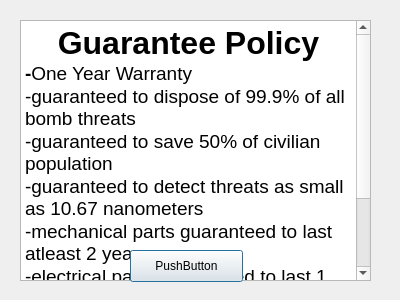
<?xml version="1.0" encoding="UTF-8"?>
<ui version="4.0">
 <class>Guarantee</class>
 <widget class="QDialog" name="Guarantee">
  <property name="geometry">
   <rect>
    <x>0</x>
    <y>0</y>
    <width>400</width>
    <height>300</height>
   </rect>
  </property>
  <property name="windowTitle">
   <string>Dialog</string>
  </property>
  <widget class="QTextBrowser" name="textBrowser">
   <property name="geometry">
    <rect>
     <x>20</x>
     <y>20</y>
     <width>351</width>
     <height>261</height>
    </rect>
   </property>
   <property name="html">
    <string>&lt;!DOCTYPE HTML PUBLIC &quot;-//W3C//DTD HTML 4.0//EN&quot; &quot;http://www.w3.org/TR/REC-html40/strict.dtd&quot;&gt;
&lt;html&gt;&lt;head&gt;&lt;meta name=&quot;qrichtext&quot; content=&quot;1&quot; /&gt;&lt;style type=&quot;text/css&quot;&gt;
p, li { white-space: pre-wrap; }
&lt;/style&gt;&lt;/head&gt;&lt;body style=&quot; font-family:'.Lucida Grande UI'; font-size:13pt; font-weight:400; font-style:normal;&quot;&gt;
&lt;p align=&quot;center&quot; style=&quot; margin-top:0px; margin-bottom:0px; margin-left:0px; margin-right:0px; -qt-block-indent:0; text-indent:0px;&quot;&gt;&lt;span style=&quot; font-size:24pt; font-weight:600;&quot;&gt;Guarantee Policy&lt;/span&gt;&lt;/p&gt;
&lt;p style=&quot; margin-top:0px; margin-bottom:0px; margin-left:0px; margin-right:0px; -qt-block-indent:0; text-indent:0px;&quot;&gt;&lt;span style=&quot; font-size:14pt; font-weight:600;&quot;&gt;-&lt;/span&gt;&lt;span style=&quot; font-size:14pt;&quot;&gt;One Year Warranty&lt;/span&gt;&lt;/p&gt;
&lt;p style=&quot; margin-top:0px; margin-bottom:0px; margin-left:0px; margin-right:0px; -qt-block-indent:0; text-indent:0px;&quot;&gt;&lt;span style=&quot; font-size:14pt;&quot;&gt;-guaranteed to dispose of 99.9% of all bomb threats&lt;/span&gt;&lt;/p&gt;
&lt;p style=&quot; margin-top:0px; margin-bottom:0px; margin-left:0px; margin-right:0px; -qt-block-indent:0; text-indent:0px;&quot;&gt;&lt;span style=&quot; font-size:14pt;&quot;&gt;-guaranteed to save 50% of civilian population&lt;/span&gt;&lt;/p&gt;
&lt;p style=&quot; margin-top:0px; margin-bottom:0px; margin-left:0px; margin-right:0px; -qt-block-indent:0; text-indent:0px;&quot;&gt;&lt;span style=&quot; font-size:14pt;&quot;&gt;-guaranteed to detect threats as small as 10.67 nanometers&lt;/span&gt;&lt;/p&gt;
&lt;p style=&quot; margin-top:0px; margin-bottom:0px; margin-left:0px; margin-right:0px; -qt-block-indent:0; text-indent:0px;&quot;&gt;&lt;span style=&quot; font-size:14pt;&quot;&gt;-mechanical parts guaranteed to last atleast 2 years&lt;/span&gt;&lt;/p&gt;
&lt;p style=&quot; margin-top:0px; margin-bottom:0px; margin-left:0px; margin-right:0px; -qt-block-indent:0; text-indent:0px;&quot;&gt;&lt;span style=&quot; font-size:14pt;&quot;&gt;-electrical parts guaranteed to last 1 year&lt;/span&gt;&lt;/p&gt;
&lt;p style=&quot; margin-top:0px; margin-bottom:0px; margin-left:0px; margin-right:0px; -qt-block-indent:0; text-indent:0px;&quot;&gt;&lt;span style=&quot; font-size:14pt;&quot;&gt;-saving lives: priceless&lt;/span&gt;&lt;/p&gt;
&lt;p style=&quot;-qt-paragraph-type:empty; margin-top:0px; margin-bottom:0px; margin-left:0px; margin-right:0px; -qt-block-indent:0; text-indent:0px; font-size:14pt;&quot;&gt;&lt;br /&gt;&lt;/p&gt;
&lt;p style=&quot; margin-top:0px; margin-bottom:0px; margin-left:0px; margin-right:0px; -qt-block-indent:0; text-indent:0px;&quot;&gt;&lt;span style=&quot; font-size:9pt;&quot;&gt;*****any tampering with the meowzers robot will lead to explosion of the Earth&lt;/span&gt;&lt;/p&gt;&lt;/body&gt;&lt;/html&gt;</string>
   </property>
  </widget>
  <widget class="QPushButton" name="pushButton">
   <property name="geometry">
    <rect>
     <x>130</x>
     <y>250</y>
     <width>113</width>
     <height>32</height>
    </rect>
   </property>
   <property name="text">
    <string>PushButton</string>
   </property>
  </widget>
 </widget>
 <resources/>
 <connections/>
</ui>
